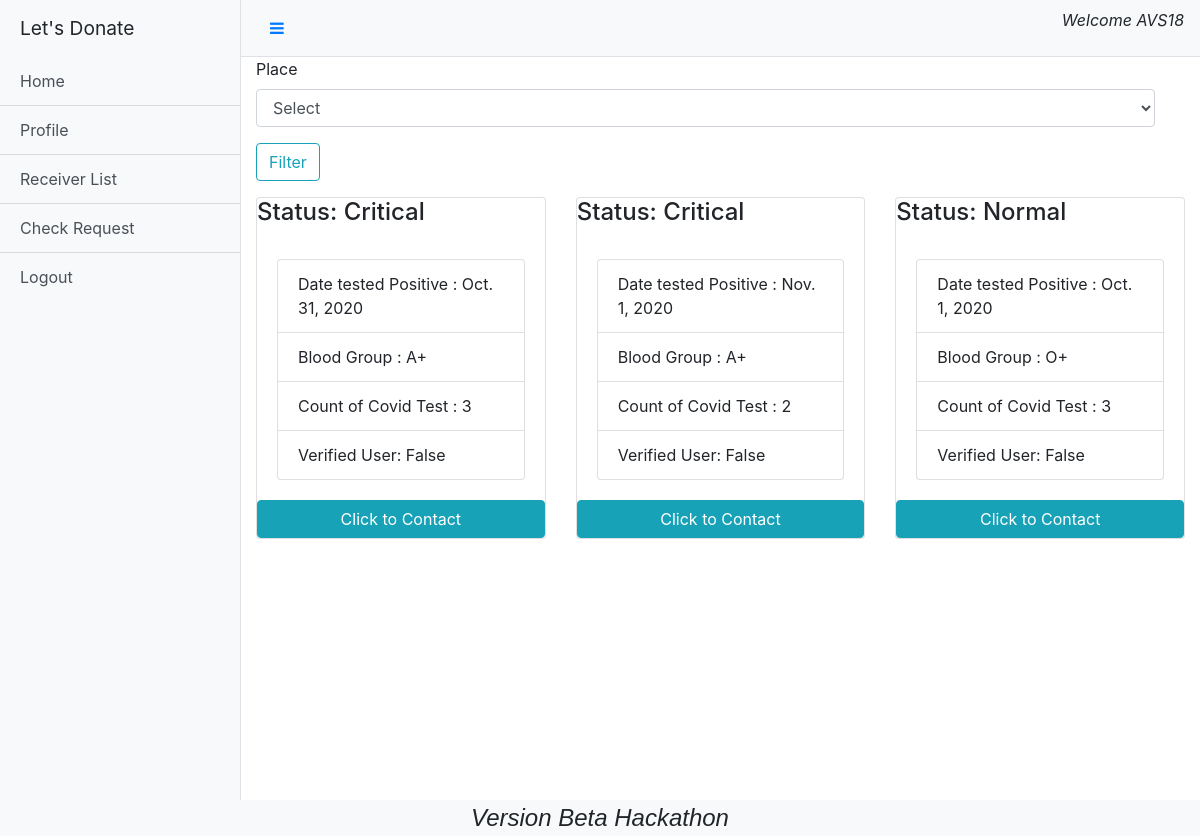
/display (signed in), run on the app's committed database.
### base/models.py (models this page shows)
class User(AbstractUser):
    phone = models.BigIntegerField(null=True,blank=True)
    choices = (('Donor','Donor'),('Receiver','Receiver'))
    user_type = models.CharField(choices=choices,max_length=8,null=True,blank=True)
    verification_status = models.BooleanField(default=False)
    place = models.CharField(max_length=50,blank=True,null=True)

class Profile(models.Model):
    person = models.ForeignKey(User,on_delete=models.CASCADE)
    blood_group = models.CharField(max_length=5,choices=(('O+','O+'),('O-','O-'),('A+','A+'),('A-','A-'),('B+','B+'),('B-','B-'),('AB+','AB+'),('AB-','AB-')))
    positive_date = models.DateField()
    negative_date = models.DateField(blank=True,null=True)
    vaccinated = models.CharField(max_length=5,blank=True,null=True,choices=(("Yes","Yes"),("No","No")))
    current_health_status=models.CharField(max_length=10,blank=True,null=True,choices=(("Normal","Normal"),("Average","Average"),("Critical","Critical")))
    no_of_times_tested = models.IntegerField(default=1)
    reports = models.FileField(upload_to='docs/')
    hospital_name = models.CharField(max_length=200)

### base/views.py (the view, shortened to what this page needs)
# urls.py: path('display',views.display,name="display"),
def display(request):
    if request.user.is_authenticated is False:
        storage = messages.get_messages(request)
        storage.used = True
        messages.info(request,'Login to Continue')
        return redirect('/')
    my_profile, obj = check_profile_exist(request), None
    if my_profile==None:
        storage = messages.get_messages(request)
        storage.used = True
        messages.info(request,'Update your profile before checking the availability')
        return redirect('/dashboard')
    if request.user.user_type=="Donor":
        if my_profile is not None:
            obj = Profile.objects.filter(person__user_type="Receiver",blood_group=my_profile.blood_group).union(Profile.objects.filter(person__user_type="Receiver",blood_group='O'+my_profile.blood_group[-1]))
            if len(obj)==0:
                storage = messages.get_messages(request)
                storage.used = True
                messages.info(request,'No Donors Available for the request')
                return redirect('/dashboard')
        else:
            obj = Profile.objects.filter(person__user_type="Receiver")
        return render(request,"display_donor.html",{'obj':obj,'places':places()})

### base/views.py (called while the page is built)
def check_profile_exist(request):
    try:
        return Profile.objects.get(person=request.user)
    except:
        return None

def places():
    return User.objects.values('place').distinct()

### templates/display_donor.html (shortened to what this page needs)
{% extends "dashboard.html"%}
{%block content%}
<form action="/filter" method="POST">
  <div class="row col-sm form-group">
    <label for="my_places">Place</label>
    <select name="place" id="my_places" class="form-control">
      <option value="Select">Select</option>
    </select>
  </div>
  <div class="row col-sm form-group">
    <input type="submit" value="Filter" class="btn btn-outline-info">
  </div>
</form>
<div class="card-deck">
    {%if request.user.user_type == "Donor"%}
    {%for item in obj%}
    <div class="card outline-primary">
      <h4 class="card-title">Status: {{item.current_health_status}}</h4>
      <div class="card-body">
        <ul class="list-group">
            <li class="list-group-item">Date tested Positive : {{item.positive_date}} </li>
            <li class="list-group-item">Blood Group : {{item.blood_group}}</li>
            <li class="list-group-item">Count of Covid Test : {{item.no_of_times_tested}}</li>
            <li class="list-group-item">Verified User: {{item.person.verification_status}}</li>
          </ul>
      </div>
      <a class="btn btn-info" href="/plasma_contact/{{item.id}}">Click to Contact</a>
    </div>
    {%endfor%}
    {%endif%}
  </div>
{%endblock%}

### templates/dashboard.html (shortened to what this page needs)
{%load static%}
<!DOCTYPE html>
<html lang="en">
<head>
    <link rel="stylesheet" href="https://stackpath.bootstrapcdn.com/bootstrap/4.5.2/css/bootstrap.min.css">
    <link rel="stylesheet" href="https://cdnjs.cloudflare.com/ajax/libs/font-awesome/4.7.0/css/font-awesome.min.css">
    <link rel="stylesheet" href="{% static 'css/dashboard.css'%}">
    <link rel="stylesheet" href="{% static 'css/home.css' %}">
</head>
<body>
<div class="d-flex" id="wrapper">
    <div class="bg-light border-right" id="sidebar-wrapper">
      <div class="sidebar-heading">Let's Donate</div>
      <div class="list-group list-group-flush">
        <a href="#" class="list-group-item list-group-item-action bg-light">Home</a>
        <a href="/profile" class="list-group-item list-group-item-action bg-light">Profile</a>
        {%if request.user.user_type == "Donor"%}
        <a href="/display" class="list-group-item list-group-item-action bg-light">Receiver List</a>
        {%else%}
        <a href="/display" class="list-group-item list-group-item-action bg-light">Donor List</a>
        {%endif%}
        <a href="/displayContact" class="list-group-item list-group-item-action bg-light">Check Request</a>
        <a href="/logout" class="list-group-item list-group-item-action bg-light">Logout</a>
      </div>
    </div>
    <div id="page-content-wrapper">
      <nav class="navbar navbar-expand-lg navbar-light bg-light border-bottom">
        <button class="btn btn-link" id="menu-toggle"><i class="fa fa-bars" aria-hidden="true"></i></button>
        <p class="justify-content-end ml-auto" style="font-style: oblique;">Welcome {{request.user.username}}</p>
      </nav>
      <div class="container-fluid">
        {%block content%}
        {%endblock%}
      </div>
    </div>
  </div>
  <div class="footer obq bg-light text">
    Version Beta Hackathon
  </div>
</body>
</html>

### static/css/dashboard.css (style rules this page uses)
#wrapper { overflow-x: hidden; }
#sidebar-wrapper { min-height: 100vh; margin-left: -15rem; -webkit-transition: margin .25s ease-out; -moz-transition: margin .25s ease-out; -o-transition: margin .25s ease-out; transition: margin .25s ease-out; }
.footer { left: 0; bottom: 0; width: 100%; text-align: center; }
#sidebar-wrapper .sidebar-heading { padding: 0.875rem 1.25rem; font-size: 1.2rem; }
#sidebar-wrapper .list-group { width: 15rem; }
#page-content-wrapper { min-width: 100vw; }
@media (min-width: 768px) { #sidebar-wrapper { margin-left: 0; } }
@media (min-width: 768px) { #page-content-wrapper { min-width: 0; width: 100%; } }
.obq { font-style: oblique; font-size: 1.5em; text-align:center; }

### static/css/home.css (style rules this page uses)
.text { font-family: "Comic Sans MS", sans-serif; }
.footer { text-align: center; }

### data on the page
User: user.username "AVS18"
Profile: current_health_status "Critical", positive_date "Oct. 31, 2020", blood_group "A+", no_of_times_tested "3", person.verification_status "False"
Profile: current_health_status "Critical", positive_date "Nov. 1, 2020", blood_group "A+", no_of_times_tested "2", person.verification_status "False"
Profile: current_health_status "Normal", positive_date "Oct. 1, 2020", blood_group "O+", no_of_times_tested "3", person.verification_status "False"
